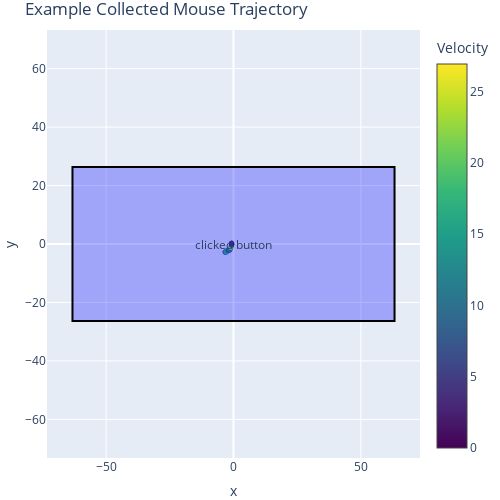

The notebook cell this image was saved under:
### Markdown cell above
## verifying the mean trajectory is centered around zero (even class distribution)

### Code cell
averageMove = np.array(dataset.input_trajectories).mean(axis=0)
# averageMove = averageMove * dataset.std_traj + dataset.mean_traj
df_sequence = pd.DataFrame(averageMove, columns=['dx','dy'])
df_sequence['velocity'] = np.sqrt(df_sequence['dx']**2 + df_sequence['dy']**2) / dataset.FIXED_TIMESTEP
df_target = pd.DataFrame(np.array(dataset.buttonTargets).mean(axis=0), columns=['width','height','start_x','start_y'])
sequence_id = 0
dataset.SHOW_ONE = True
dataset.SHOW_ALL = False
df_abs = dataset.convertToAbsolute(df_sequence, df_target)
fig = dataset.plotTrajectory(df_abs, df_target[['width','height','start_x','start_y']], sequence_id)

### Figure 1 — Plotly figure (JSON) as saved in the notebook; plotly's stock layout.template omitted (floating-point values rounded to 4 significant figures)
{"data": [{"marker": {"color": [0, 7.169, 10.95, 13.59, 14.64, 17.09, 18.26, 19.34, 15.31, 20.28, 10.58, 18.06, 18.32, 10.68, 8.507, 9.791, 12.66, 13.09, 5.278, 7.313, 10.04, 12.18, 13.53, 12.23, 11.74, 10.26, 14.16, 13.08, 11.74, 16.97, 26.92, 23.91, 24.89, 21.43, 18.11, 14.95, 15.85, 10.62, 14.17, 3.749, 3.981, 4.218, 7.751, 10.93, 9.048, 8.473, 4.336, 1.765, 2.364, 3.824], "colorbar": {"title": {"text": "Velocity"}}, "colorscale": [[0, "#440154"], [0.1111, "#482878"], [0.2222, "#3e4989"], [0.3333, "#31688e"], [0.4444, "#26828e"], [0.5556, "#1f9e89"], [0.6667, "#35b779"], [0.7778, "#6ece58"], [0.8889, "#b5de2b"], [1, "#fde725"]], "showscale": true, "size": 5}, "mode": "lines+markers", "type": "scatter", "x": [-3.283, -3.226, -3.159, -3.052, -2.935, -2.8, -2.681, -2.583, -2.524, -2.476, -2.424, -2.307, -2.173, -2.088, -2.021, -1.942, -1.841, -1.737, -1.697, -1.646, -1.566, -1.528, -1.455, -1.391, -1.359, -1.355, -1.339, -1.314, -1.269, -1.19, -1.033, -0.9071, -0.8523, -0.8091, -0.8055, -0.7612, -0.7473, -0.7491, -0.7474, -0.7274, -0.6971, -0.68, -0.7406, -0.8071, -0.8358, -0.8029, -0.7762, -0.7726, -0.7915, -0.822], "y": [-2.716, -2.712, -2.77, -2.752, -2.756, -2.736, -2.652, -2.532, -2.424, -2.269, -2.202, -2.119, -2.059, -2.047, -2.039, -2.039, -2.047, -2.056, -2.041, -2.069, -2.078, -1.988, -1.909, -1.835, -1.746, -1.664, -1.552, -1.451, -1.369, -1.258, -1.111, -0.9664, -0.7749, -0.609, -0.4641, -0.353, -0.227, -0.142, -0.02869, -0.006323, -0.01632, -0.04539, -0.05837, -0.001558, 0.0649, 0.1242, 0.1463, 0.1327, 0.1317, 0.1301]}], "layout": {"annotations": [{"arrowcolor": "#440154", "arrowhead": 5, "arrowsize": 2, "arrowwidth": 1, "ax": -3.283, "axref": "x", "ay": -2.716, "ayref": "y", "showarrow": true, "x": -3.283, "xref": "x", "y": -2.716, "yref": "y"}, {"arrowcolor": "#39568c", "arrowhead": 5, "arrowsize": 2, "arrowwidth": 1, "ax": -3.226, "axref": "x", "ay": -2.712, "ayref": "y", "showarrow": true, "x": -3.168, "xref": "x", "y": -2.709, "yref": "y"}, {"arrowcolor": "#297a8e", "arrowhead": 5, "arrowsize": 2, "arrowwidth": 1, "ax": -3.159, "axref": "x", "ay": -2.77, "ayref": "y", "showarrow": true, "x": -3.093, "xref": "x", "y": -2.827, "yref": "y"}, {"arrowcolor": "#20928c", "arrowhead": 5, "arrowsize": 2, "arrowwidth": 1, "ax": -3.052, "axref": "x", "ay": -2.752, "ayref": "y", "showarrow": true, "x": -2.945, "xref": "x", "y": -2.734, "yref": "y"}, {"arrowcolor": "#1e9b8a", "arrowhead": 5, "arrowsize": 2, "arrowwidth": 1, "ax": -2.935, "axref": "x", "ay": -2.756, "ayref": "y", "showarrow": true, "x": -2.818, "xref": "x", "y": -2.759, "yref": "y"}, {"arrowcolor": "#2ab07f", "arrowhead": 5, "arrowsize": 2, "arrowwidth": 1, "ax": -2.8, "axref": "x", "ay": -2.736, "ayref": "y", "showarrow": true, "x": -2.664, "xref": "x", "y": -2.717, "yref": "y"}, {"arrowcolor": "#3aba76", "arrowhead": 5, "arrowsize": 2, "arrowwidth": 1, "ax": -2.681, "axref": "x", "ay": -2.652, "ayref": "y", "showarrow": true, "x": -2.561, "xref": "x", "y": -2.567, "yref": "y"}, {"arrowcolor": "#4cc26c", "arrowhead": 5, "arrowsize": 2, "arrowwidth": 1, "ax": -2.583, "axref": "x", "ay": -2.532, "ayref": "y", "showarrow": true, "x": -2.485, "xref": "x", "y": -2.412, "yref": "y"}, {"arrowcolor": "#1fa188", "arrowhead": 5, "arrowsize": 2, "arrowwidth": 1, "ax": -2.524, "axref": "x", "ay": -2.424, "ayref": "y", "showarrow": true, "x": -2.466, "xref": "x", "y": -2.316, "yref": "y"}, {"arrowcolor": "#5ec962", "arrowhead": 5, "arrowsize": 2, "arrowwidth": 1, "ax": -2.476, "axref": "x", "ay": -2.269, "ayref": "y", "showarrow": true, "x": -2.428, "xref": "x", "y": -2.114, "yref": "y"}, {"arrowcolor": "#2a768e", "arrowhead": 5, "arrowsize": 2, "arrowwidth": 1, "ax": -2.424, "axref": "x", "ay": -2.202, "ayref": "y", "showarrow": true, "x": -2.373, "xref": "x", "y": -2.135, "yref": "y"}, {"arrowcolor": "#37b878", "arrowhead": 5, "arrowsize": 2, "arrowwidth": 1, "ax": -2.307, "axref": "x", "ay": -2.119, "ayref": "y", "showarrow": true, "x": -2.189, "xref": "x", "y": -2.035, "yref": "y"}, {"arrowcolor": "#3bbb75", "arrowhead": 5, "arrowsize": 2, "arrowwidth": 1, "ax": -2.173, "axref": "x", "ay": -2.059, "ayref": "y", "showarrow": true, "x": -2.039, "xref": "x", "y": -1.999, "yref": "y"}, {"arrowcolor": "#2a778e", "arrowhead": 5, "arrowsize": 2, "arrowwidth": 1, "ax": -2.088, "axref": "x", "ay": -2.047, "ayref": "y", "showarrow": true, "x": -2.003, "xref": "x", "y": -2.036, "yref": "y"}, {"arrowcolor": "#33638d", "arrowhead": 5, "arrowsize": 2, "arrowwidth": 1, "ax": -2.021, "axref": "x", "ay": -2.039, "ayref": "y", "showarrow": true, "x": -1.953, "xref": "x", "y": -2.031, "yref": "y"}, {"arrowcolor": "#2d708e", "arrowhead": 5, "arrowsize": 2, "arrowwidth": 1, "ax": -1.942, "axref": "x", "ay": -2.039, "ayref": "y", "showarrow": true, "x": -1.864, "xref": "x", "y": -2.039, "yref": "y"}, {"arrowcolor": "#23898e", "arrowhead": 5, "arrowsize": 2, "arrowwidth": 1, "ax": -1.841, "axref": "x", "ay": -2.047, "ayref": "y", "showarrow": true, "x": -1.74, "xref": "x", "y": -2.055, "yref": "y"}, {"arrowcolor": "#228d8d", "arrowhead": 5, "arrowsize": 2, "arrowwidth": 1, "ax": -1.737, "axref": "x", "ay": -2.056, "ayref": "y", "showarrow": true, "x": -1.633, "xref": "x", "y": -2.064, "yref": "y"}, {"arrowcolor": "#414287", "arrowhead": 5, "arrowsize": 2, "arrowwidth": 1, "ax": -1.697, "axref": "x", "ay": -2.041, "ayref": "y", "showarrow": true, "x": -1.658, "xref": "x", "y": -2.026, "yref": "y"}, {"arrowcolor": "#38588c", "arrowhead": 5, "arrowsize": 2, "arrowwidth": 1, "ax": -1.646, "axref": "x", "ay": -2.069, "ayref": "y", "showarrow": true, "x": -1.594, "xref": "x", "y": -2.096, "yref": "y"}, {"arrowcolor": "#2c718e", "arrowhead": 5, "arrowsize": 2, "arrowwidth": 1, "ax": -1.566, "axref": "x", "ay": -2.078, "ayref": "y", "showarrow": true, "x": -1.486, "xref": "x", "y": -2.087, "yref": "y"}, {"arrowcolor": "#25848e", "arrowhead": 5, "arrowsize": 2, "arrowwidth": 1, "ax": -1.528, "axref": "x", "ay": -1.988, "ayref": "y", "showarrow": true, "x": -1.491, "xref": "x", "y": -1.898, "yref": "y"}, {"arrowcolor": "#21918c", "arrowhead": 5, "arrowsize": 2, "arrowwidth": 1, "ax": -1.455, "axref": "x", "ay": -1.909, "ayref": "y", "showarrow": true, "x": -1.381, "xref": "x", "y": -1.829, "yref": "y"}, {"arrowcolor": "#25858e", "arrowhead": 5, "arrowsize": 2, "arrowwidth": 1, "ax": -1.391, "axref": "x", "ay": -1.835, "ayref": "y", "showarrow": true, "x": -1.327, "xref": "x", "y": -1.761, "yref": "y"}, {"arrowcolor": "#26818e", "arrowhead": 5, "arrowsize": 2, "arrowwidth": 1, "ax": -1.359, "axref": "x", "ay": -1.746, "ayref": "y", "showarrow": true, "x": -1.327, "xref": "x", "y": -1.658, "yref": "y"}, {"arrowcolor": "#2c738e", "arrowhead": 5, "arrowsize": 2, "arrowwidth": 1, "ax": -1.355, "axref": "x", "ay": -1.664, "ayref": "y", "showarrow": true, "x": -1.352, "xref": "x", "y": -1.582, "yref": "y"}, {"arrowcolor": "#1f968b", "arrowhead": 5, "arrowsize": 2, "arrowwidth": 1, "ax": -1.339, "axref": "x", "ay": -1.552, "ayref": "y", "showarrow": true, "x": -1.323, "xref": "x", "y": -1.44, "yref": "y"}, {"arrowcolor": "#228d8d", "arrowhead": 5, "arrowsize": 2, "arrowwidth": 1, "ax": -1.314, "axref": "x", "ay": -1.451, "ayref": "y", "showarrow": true, "x": -1.289, "xref": "x", "y": -1.349, "yref": "y"}, {"arrowcolor": "#26818e", "arrowhead": 5, "arrowsize": 2, "arrowwidth": 1, "ax": -1.269, "axref": "x", "ay": -1.369, "ayref": "y", "showarrow": true, "x": -1.223, "xref": "x", "y": -1.286, "yref": "y"}, {"arrowcolor": "#29af7f", "arrowhead": 5, "arrowsize": 2, "arrowwidth": 1, "ax": -1.19, "axref": "x", "ay": -1.258, "ayref": "y", "showarrow": true, "x": -1.111, "xref": "x", "y": -1.148, "yref": "y"}, {"arrowcolor": "#fde725", "arrowhead": 5, "arrowsize": 2, "arrowwidth": 1, "ax": -1.033, "axref": "x", "ay": -1.111, "ayref": "y", "showarrow": true, "x": -0.8759, "xref": "x", "y": -0.9629, "yref": "y"}, {"arrowcolor": "#b5de2b", "arrowhead": 5, "arrowsize": 2, "arrowwidth": 1, "ax": -0.9071, "axref": "x", "ay": -0.9664, "ayref": "y", "showarrow": true, "x": -0.7815, "xref": "x", "y": -0.8222, "yref": "y"}, {"arrowcolor": "#cde11d", "arrowhead": 5, "arrowsize": 2, "arrowwidth": 1, "ax": -0.8523, "axref": "x", "ay": -0.7749, "ayref": "y", "showarrow": true, "x": -0.7976, "xref": "x", "y": -0.5834, "yref": "y"}, {"arrowcolor": "#77d153", "arrowhead": 5, "arrowsize": 2, "arrowwidth": 1, "ax": -0.8091, "axref": "x", "ay": -0.609, "ayref": "y", "showarrow": true, "x": -0.7659, "xref": "x", "y": -0.443, "yref": "y"}, {"arrowcolor": "#38b977", "arrowhead": 5, "arrowsize": 2, "arrowwidth": 1, "ax": -0.8055, "axref": "x", "ay": -0.4641, "ayref": "y", "showarrow": true, "x": -0.8018, "xref": "x", "y": -0.3193, "yref": "y"}, {"arrowcolor": "#1f9e89", "arrowhead": 5, "arrowsize": 2, "arrowwidth": 1, "ax": -0.7612, "axref": "x", "ay": -0.353, "ayref": "y", "showarrow": true, "x": -0.717, "xref": "x", "y": -0.2419, "yref": "y"}, {"arrowcolor": "#21a585", "arrowhead": 5, "arrowsize": 2, "arrowwidth": 1, "ax": -0.7473, "axref": "x", "ay": -0.227, "ayref": "y", "showarrow": true, "x": -0.7333, "xref": "x", "y": -0.1009, "yref": "y"}, {"arrowcolor": "#2a778e", "arrowhead": 5, "arrowsize": 2, "arrowwidth": 1, "ax": -0.7491, "axref": "x", "ay": -0.142, "ayref": "y", "showarrow": true, "x": -0.7509, "xref": "x", "y": -0.05705, "yref": "y"}, {"arrowcolor": "#1f968b", "arrowhead": 5, "arrowsize": 2, "arrowwidth": 1, "ax": -0.7474, "axref": "x", "ay": -0.02869, "ayref": "y", "showarrow": true, "x": -0.7456, "xref": "x", "y": 0.08462, "yref": "y"}, {"arrowcolor": "#46307e", "arrowhead": 5, "arrowsize": 2, "arrowwidth": 1, "ax": -0.7274, "axref": "x", "ay": -0.006323, "ayref": "y", "showarrow": true, "x": -0.7074, "xref": "x", "y": 0.01604, "yref": "y"}, {"arrowcolor": "#46337f", "arrowhead": 5, "arrowsize": 2, "arrowwidth": 1, "ax": -0.6971, "axref": "x", "ay": -0.01632, "ayref": "y", "showarrow": true, "x": -0.6669, "xref": "x", "y": -0.02631, "yref": "y"}, {"arrowcolor": "#453781", "arrowhead": 5, "arrowsize": 2, "arrowwidth": 1, "ax": -0.68, "axref": "x", "ay": -0.04539, "ayref": "y", "showarrow": true, "x": -0.6629, "xref": "x", "y": -0.07446, "yref": "y"}, {"arrowcolor": "#365c8d", "arrowhead": 5, "arrowsize": 2, "arrowwidth": 1, "ax": -0.7406, "axref": "x", "ay": -0.05837, "ayref": "y", "showarrow": true, "x": -0.8013, "xref": "x", "y": -0.07136, "yref": "y"}, {"arrowcolor": "#29798e", "arrowhead": 5, "arrowsize": 2, "arrowwidth": 1, "ax": -0.8071, "axref": "x", "ay": -0.001558, "ayref": "y", "showarrow": true, "x": -0.8736, "xref": "x", "y": 0.05526, "yref": "y"}, {"arrowcolor": "#30698e", "arrowhead": 5, "arrowsize": 2, "arrowwidth": 1, "ax": -0.8358, "axref": "x", "ay": 0.0649, "ayref": "y", "showarrow": true, "x": -0.8645, "xref": "x", "y": 0.1314, "yref": "y"}, {"arrowcolor": "#33638d", "arrowhead": 5, "arrowsize": 2, "arrowwidth": 1, "ax": -0.8029, "axref": "x", "ay": 0.1242, "ayref": "y", "showarrow": true, "x": -0.7701, "xref": "x", "y": 0.1835, "yref": "y"}, {"arrowcolor": "#453882", "arrowhead": 5, "arrowsize": 2, "arrowwidth": 1, "ax": -0.7762, "axref": "x", "ay": 0.1463, "ayref": "y", "showarrow": true, "x": -0.7495, "xref": "x", "y": 0.1685, "yref": "y"}, {"arrowcolor": "#48186a", "arrowhead": 5, "arrowsize": 2, "arrowwidth": 1, "ax": -0.7726, "axref": "x", "ay": 0.1327, "ayref": "y", "showarrow": true, "x": -0.7689, "xref": "x", "y": 0.119, "yref": "y"}, {"arrowcolor": "#482071", "arrowhead": 5, "arrowsize": 2, "arrowwidth": 1, "ax": -0.7915, "axref": "x", "ay": 0.1317, "ayref": "y", "showarrow": true, "x": -0.8104, "xref": "x", "y": 0.1308, "yref": "y"}, {"arrowcolor": "#46327e", "arrowhead": 5, "arrowsize": 2, "arrowwidth": 1, "ax": -0.822, "axref": "x", "ay": 0.1301, "ayref": "y", "showarrow": true, "x": -0.8526, "xref": "x", "y": 0.1284, "yref": "y"}, {"showarrow": false, "text": "clicked button", "x": 0, "xref": "x", "y": 0, "yref": "y"}], "height": 500, "margin": {"b": 0, "l": 0, "r": 0, "t": 30}, "shapes": [{"fillcolor": "rgba(0, 0, 255, 0.3)", "line": {"color": "black", "width": 2}, "type": "rect", "x0": -63.21, "x1": 63.21, "y0": -26.3, "y1": 26.3}], "title": {"text": "Example Collected Mouse Trajectory"}, "width": 500, "xaxis": {"autorange": false, "range": [-73.21, 73.21], "title": {"text": "x"}}, "yaxis": {"autorange": false, "range": [-73.21, 73.21], "title": {"text": "y"}}}}
